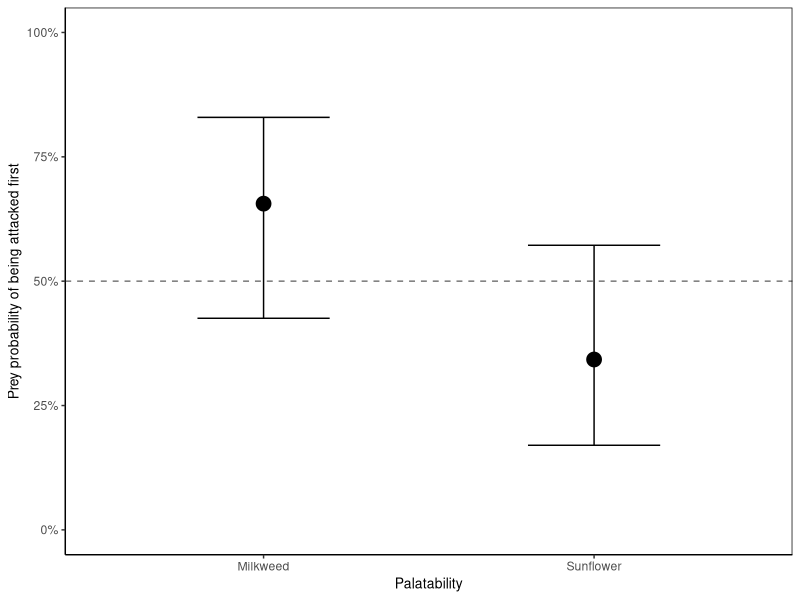

Generate this figure with R: (Note: this script raises an error after producing the figure.)
#~~~~~~~~~~~~~~~~~~~~~~~~~~~~~~~~~~~~~~~~~~~~~~~~~~~~~~~~~~~~~~~~~~~~~~~~~~~~~~~~~~~~~~~~~~~~~~~~~~~~~~~~~~~~~~~~~~~~~~~~~~~~~~~~~~~~~~~
#	 Malika IHLE      malika_ihle@hotmail.fr
#  data analysis
#	 Start : 18 march 2019
#	 last modif : 20190318
#	 commit: first
#~~~~~~~~~~~~~~~~~~~~~~~~~~~~~~~~~~~~~~~~~~~~~~~~~~~~~~~~~~~~~~~~~~~~~~~~~~~~~~~~~~~~~~~~~~~~~~~~~~~~~~~~~~~~~~~~~~~~~~~~~~~~~~~~~~~~~~~


rm(list = ls(all = TRUE))

# packages
library(lme4)
library(arm)
library(ggplot2)
library(here)
library(pbapply)

# load data
FocalAttacks <- read.csv(file = "3_ExtractedData/FocalAttacks/FocalAttacks_Bug.csv", header=TRUE, sep=",")
head(FocalAttacks)



# function to replicate

nrep <- 1000

sample_focal_run_model <- function(df) {
  
  FocalAttack <- split(df, df$FID)
  
  FocalAttack_fun <- function(x){
    x$FocalYN <- sample(c(0,1), 2,replace=FALSE) # randomly assigning YN, determining whether the bug is actually focal or not
    
    return(x[x$FocalYN == 1,])
  }
  
  FocalAttack <- do.call(rbind,lapply(FocalAttack,FocalAttack_fun))
  rownames(FocalAttack) <- NULL
  
  mod <- glm (FocalAttackedYN ~ FocalColor + FocalPalatabilityTreatment, family = 'binomial', data = FocalAttack)
  summary(mod)
  drop1(mod, test="Chisq")[,c('LRT','Pr(>Chi)')]
  
  return(list(drop1(mod, test="Chisq")[,c('LRT','Pr(>Chi)')]))
  
}



# results

effects_table_list <- pbreplicate(nrep, sample_focal_run_model(FocalAttacks))
effects_table <- Reduce(`+`, effects_table_list) / length(effects_table_list)
effects_table




# figure likelihood attack

sample_focal_run_model_NoIntercept <- function(df) {
  
  FocalAttack <- split(df, df$FID)
  
  FocalAttack_fun <- function(x){
    x$FocalYN <- sample(c(0,1), 2,replace=FALSE) # randomly assigning YN, determining whether the bug is actually focal or not
    
    return(x[x$FocalYN == 1,])
  }
  
  FocalAttack <- do.call(rbind,lapply(FocalAttack,FocalAttack_fun))
  rownames(FocalAttack) <- NULL
  
  mod_noIntercept <- glm (FocalAttackedYN ~ -1 + FocalPalatabilityTreatment + scale(FocalColorCode)
                          , family = 'binomial', data = FocalAttack)
  summary(mod_noIntercept)
  
  effects_table <- as.data.frame(cbind(est=invlogit(summary(mod_noIntercept)$coeff[,1]),
                                       CIhigh=invlogit(summary(mod_noIntercept)$coeff[,1]+summary(mod_noIntercept)$coeff[,2]*1.96),
                                       CIlow=invlogit(summary(mod_noIntercept)$coeff[,1]-summary(mod_noIntercept)$coeff[,2]*1.96)))
  effects_table <- effects_table[-nrow(effects_table),]

  return(list(effects_table))
  
}

effects_table_NoIntercept_list <- pbreplicate(nrep, sample_focal_run_model_NoIntercept(FocalAttacks))
effects_table_NoIntercept <- Reduce(`+`, effects_table_NoIntercept_list) / length(effects_table_NoIntercept_list)
effects_table_NoIntercept$Palatability <- c("Milkweed","Sunflower")


BugAttack_lkh <- ggplot(data=effects_table_NoIntercept, aes(x=Palatability, y=est)) + 
  scale_y_continuous(name="Prey probability of being attacked first", 
                     limits=c(0, 1), breaks =c(0,0.25,0.50,0.75,1), labels=scales::percent)+ # 0.75 converted to 75%
  theme_classic() + # white backgroun, x and y axis (no box)
  #labs(title = "...") +
  
  geom_errorbar(aes(ymin=CIlow, ymax=CIhigh), width =0.4)+ # don't plot bor bars on x axis tick, but separate them (dodge)
  geom_point(size =4, stroke = 1) +
  geom_hline(yintercept=0.5, linetype="dashed", color = "grey48") +
  theme(panel.border = element_rect(colour = "black", fill=NA), # ad square box around graph 
        axis.title.x=element_text(size=10),
        axis.title.y=element_text(size=10),
        plot.title = element_text(hjust = 0.5, size = 10))



setEPS() 
pdf(paste(here(), "5_Figures/AttackLikelihood/FigBugLkh.pdf",sep="/"), height=5, width=3.3)
BugAttack_lkh
dev.off()
